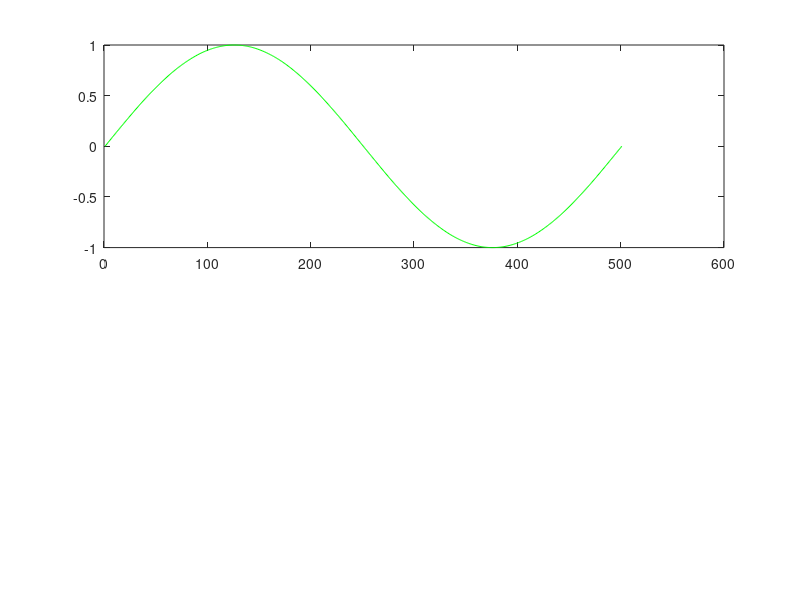

This chart was generated by the following MATLAB code: (Note: this script raises an error after producing the figure.)
clear all;

Fs = 500; %sampling frequency
Ts = 1/Fs; %sampling time
delta=2*pi*Ts; 
t=0:Ts:1; %signal duration
%filter parameters
b =1;
a =1;

%Sin wave
InputSin=sin(2*pi*t); % generate sin input signal
subplot(2,1,1);
plot(InputSin,'green') %ploting original signal
hold on
mqSin = modulation(InputSin,delta); %construct modulate signal using modultion function
stairs(mqSin,'red')  %ploting the modulated signal using 'stairs' command

DemodSin=filter (b,a,mqSin); %reconstruct the original signal using simple low pass filter
hold on
plot(DemodSin,'blue') %ploting the demodulated signal
legend('Original Signal','Modulated Signal','Demodulated Signal')

SinError = (InputSin  - DemodSin).^2; %calculate the error between the original signal and the reconstructed signal  
subplot(2,1,2);
plot(SinError) %plotting the error 
legend('Error')

figure
plot(Output)

%DC voltage signal
figure
InputDC= ones(size(t));
subplot(2,1,1);
plot(InputDC,'green')
hold on
mqDC = modulation(InputDC,delta);
stairs(mqDC,'red')

DemodDC=filter (b,a,mqDC);
hold on
plot(DemodDC,'blue')

legend('Original Signal','Modulated Signal','Demodulated Signal')

DCError = (InputDC - DemodDC).^2;
subplot(2,1,2);
plot(DCError)
legend('Error')

%Square wave signal
figure
InputSquare= rectpuls(t);
subplot(2,1,1);
plot(InputSquare,'green')
hold on
mqRect = modulation(InputSquare,delta);
stairs(mqRect,'red')

DemodSquare=filter (b,a,mqRect);
hold on
plot(DemodSquare,'blue')
legend('Original Signal','Modulated Signal','Demodulated Signal')

SquareError = (InputSquare  - DemodSquare).^2;
subplot(2,1,2);
plot(SquareError)
legend('Error')

figure
plot(Output)

%changing Ts - newTs = 0.1*oldTs
NewTs = 0.1*1/Fs;
t1=0:NewTs:1;

figure
InputSin1=sin(2*pi*t1);
subplot(2,1,1);
plot(InputSin1,'green')
hold on
mqSin1 = modulation(InputSin1,delta);
stairs(mqSin1,'red')

DemodSin1=filter (b,a,mqSin1);
hold on
plot(DemodSin1,'blue')
legend('Original Signal','Modulated Signal','Demodulated Signal')

SinError1 = (InputSin1  - DemodSin1).^2;
subplot(2,1,2);
plot(SinError1)
legend('Error')

figure

InputDC1= ones(size(t1));
subplot(2,1,1);
plot(InputDC1,'green')
hold on
mqDC1 = modulation(InputDC1,delta);
stairs(mqDC1,'red')

DemodDC1=filter (b,a,mqDC1);
hold on
plot(DemodDC1,'blue')

legend('Original Signal','Modulated Signal','Demodulated Signal')

DCError1 = (InputDC1 - DemodDC1).^2;
subplot(2,1,2);
plot(DCError1)
legend('Error')


figure

InputSquare1= rectpuls(t1);
subplot(2,1,1);
plot(InputSquare1,'green')
hold on
mqRect1 = modulation(InputSquare1,delta);
stairs(mqRect1,'red')

DemodSquare1=filter (b,a,mqRect1);
hold on
plot(DemodSquare1,'blue')
legend('Original Signal','Modulated Signal','Demodulated Signal')

SquareError1 = (InputSquare1  - DemodSquare1).^2;
subplot(2,1,2);
plot(SquareError1)
legend('Error')

figure
plot(Output)

%changing delta - newDelta = 0.1* oldDelta
delta1=0.1*delta;
InputSin2=sin(2*pi*t);
figure
subplot(2,1,1);
plot(InputSin2,'green')
hold on
mqSin2 = modulation(InputSin2,delta1);
stairs(mqSin2,'red')

DemodSin2=filter (b,a,mqSin2);
hold on
plot(DemodSin2,'blue')
legend('Original Signal','Modulated Signal','Demodulated Signal')

SinError2 = (InputSin2  - DemodSin2).^2;
subplot(2,1,2);
plot(SinError2)
legend('Error')

figure
plot(Output)

figure

InputDC2= ones(size(t));
subplot(2,1,1);
plot(InputDC2,'green')
hold on
mqDC2 = modulation(InputDC2,delta1);
stairs(mqDC2,'red')

DemodDC2=filter (b,a,mqDC2);
hold on
plot(DemodDC2,'blue')

legend('Original Signal','Modulated Signal','Demodulated Signal')

DCError2 = (InputDC2 - DemodDC2).^2;
subplot(2,1,2);
plot(DCError2)
legend('Error')

figure
plot(Output)

figure

InputSquare2= rectpuls(t);
subplot(2,1,1);
plot(InputSquare2,'green')
hold on
mqRect2 = modulation(InputSquare2,delta1);
stairs(mqRect2,'red')

DemodSquare2=filter (b,a,mqRect2);
hold on
plot(DemodSquare2,'blue')
legend('Original Signal','Modulated Signal','Demodulated Signal')

SquareError2 = (InputSquare2  - DemodSquare2).^2;
subplot(2,1,2);
plot(SquareError2)
legend('Error')

figure
plot(Output)
